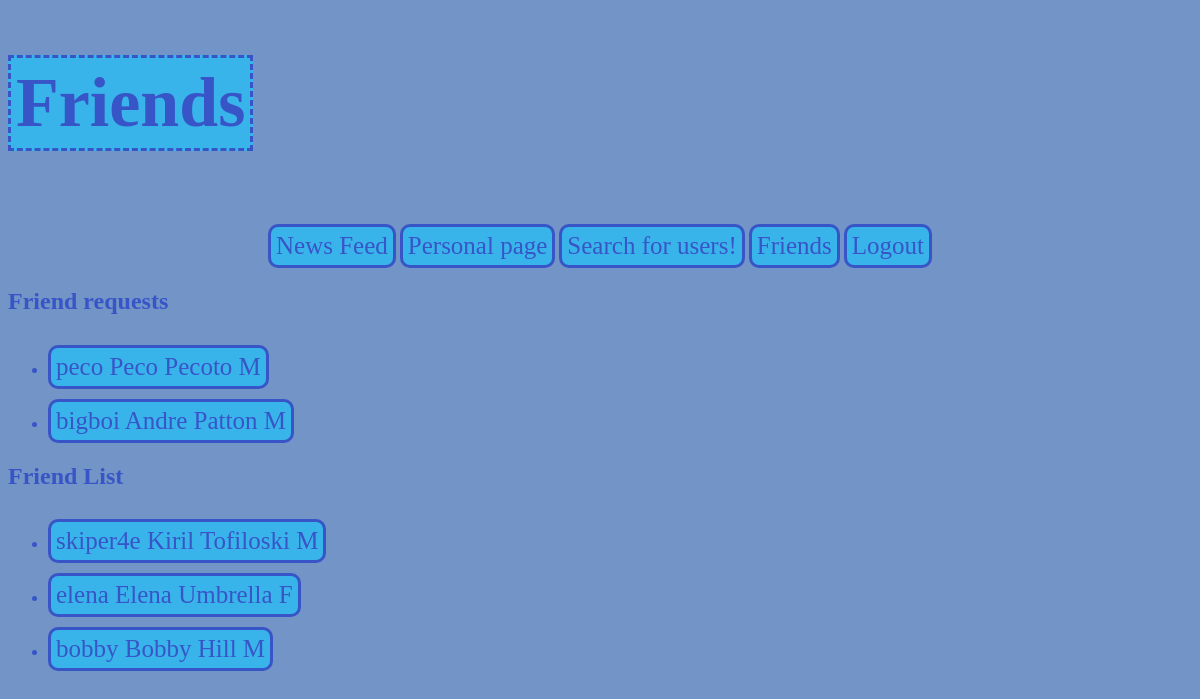
The app's page /index.php/friends (signed in) with its own data.
### tables this page shows
CREATE TABLE `requests` (
  `requestID` int(11) NOT NULL,
  `toUser` int(11) NOT NULL,
  `fromUser` int(11) NOT NULL
);

CREATE TABLE `userinfo` (
  `userID` int(11) NOT NULL,
  `username` varchar(255) NOT NULL,
  `firstName` varchar(255) NOT NULL,
  `lastName` varchar(255) NOT NULL,
  `gender` varchar(1) NOT NULL,
  `theme` varchar(255) NOT NULL,
  `friends` text NOT NULL
);

### controller/UserController.php (called while the page is built, shortened)
<?php
require_once("model/UserDB.php");
class UserController {
    public static function showFriends() {
        $friends = UserDB::getFriends($_SESSION["user"]);
        $requests = UserDB::getUserRequests($_SESSION["user"]);
        ViewHelper::render("view/friends.php", [
            "friends" => $friends,
            "requests" => $requests
        ]);
    }
}

### model/UserDB.php (called while the page is built, shortened)
<?php
class UserDB {
    public static function getUserInfo($id) {
        $db = DBInit::getInstance();
        $statement = $db->prepare("SELECT userID, username, firstName, lastName, gender, theme FROM userinfo
            WHERE userID = :id");
        $statement->bindParam(":id", $id, PDO::PARAM_INT);
        $statement->execute();
        $userInfo = $statement->fetch();
        if ($userInfo != null) {
            return $userInfo;
        } else {
            throw new InvalidArgumentException("No record with id $id");
        }
    }
    public static function getFriends($id) {
        $db = DBInit::getInstance();
        $statement = $db->prepare("SELECT friends FROM userinfo
            WHERE userID = :id");
        $statement->bindParam(":id", $id, PDO::PARAM_INT);
        $statement->execute();
        $friendsStr = $statement->fetch();
        $friendsStr = $friendsStr["friends"];
        $friends = explode(",",$friendsStr);
        return $friends;
    }
    public static function getUserRequests($userID) {
        $db = DBInit::getInstance();
        $statement = $db->prepare("SELECT requestID, toUser, fromUser FROM requests
            WHERE toUser = :id");
        $statement->bindParam(":id", $userID, PDO::PARAM_INT);
        $statement->execute();
        return $statement->fetchAll();
    }
}

### view/friends.php (the view, shortened to what this page needs)
<!DOCTYPE html>
<link rel="stylesheet" type="text/css" href=<?= ASSETS_URL . "style.css"?> />
<h1>Friends</h1>
<div class="center">
<?php include("view/menu.php"); ?>
</div>
<h2>Friend requests</h2>
<ul>
    <?php foreach ($requests as $request): ?>
        <?php $friendInfo = UserDB::getUserInfo($request["fromUser"]);?>
        <li><a href="<?= BASE_URL . "personal?id=" . $request["fromUser"] ?>"> <?= $friendInfo["username"] ?>
        <?= $friendInfo["firstName"] ?> <?= $friendInfo["lastName"] ?> <?= $friendInfo["gender"] ?></a></li>
    <?php endforeach; ?>
</ul>
<h2>Friend List</h2>
<ul>
    <?php foreach ($friends as $friend): ?>
        <?php if($friend != "blank") : ?>
            <?php $friendInfo = UserDB::getUserInfo($friend);?>
            <li><a href="<?= BASE_URL . "personal?id=" . $friend ?>"> <?= $friendInfo["username"] ?>
            <?= $friendInfo["firstName"] ?> <?= $friendInfo["lastName"] ?> <?= $friendInfo["gender"] ?></a></li>
        <?php endif; ?>
    <?php endforeach; ?>
</ul>

### assets/style.css (style rules this page uses)
.center { text-align: center; }
h1 { display: inline-block; align-self: center; background-color: var(--lightBlue); border-color: var(--darkBlue); border-style: dashed; font-size: 70px; padding: 5px; }
a, button, input[type=file] { display: inline-block; text-decoration: none; font-size: 25px; margin-top: 10px; border-style: solid; border-radius: 10px; background-color: var(--lightBlue); border-color: var(--darkBlue); color: var(--darkBlue); padding: 5px; text-align: center; }
*::placeholder { font-size: 15px; }

### records on screen
requests: userinfo.username "peco", userinfo.firstName "Peco", userinfo.lastName "Pecoto", userinfo.gender "M"
requests: userinfo.username "bigboi", userinfo.firstName "Andre", userinfo.lastName "Patton", userinfo.gender "M"
userinfo: username "skiper4e", firstName "Kiril", lastName "Tofiloski", gender "M"
userinfo: username "elena", firstName "Elena", lastName "Umbrella", gender "F"
userinfo: username "bobby", firstName "Bobby", lastName "Hill", gender "M"
